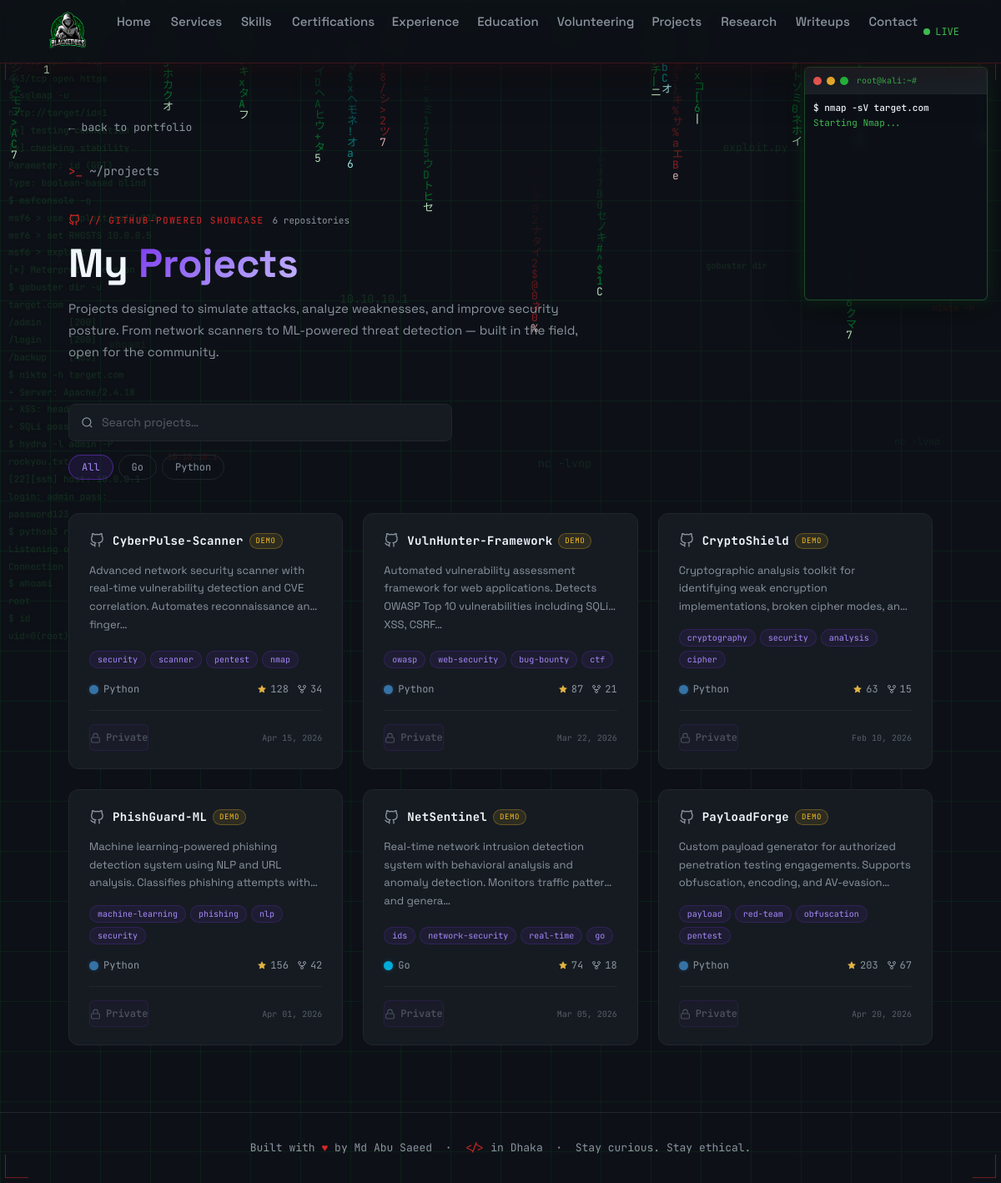
/projects/, run on the app's committed database.
### apps/core/models.py (models this page shows, shortened)
class SiteProfile(models.Model):
    name = models.CharField(max_length=100)
    hero_label = models.CharField(max_length=100, default="Hi, I'm a")
    title_roles = models.TextField(
        help_text='One role per line — used for the typewriter animation',
        default='Vulnerability Assessment\nPenetration Tester\nCybersecurity Engineer',
    )
    bio = models.TextField()
    profile_photo = models.ImageField(upload_to='profile/', blank=True, null=True)
    profile_initials = models.CharField(max_length=4, default='YN')
    github_url = models.URLField(blank=True)
    linkedin_url = models.URLField(blank=True)
    tryhackme_url = models.URLField(blank=True)
    email = models.EmailField(blank=True)
    phone = models.CharField(max_length=30, blank=True)
    location = models.CharField(max_length=100, blank=True)
    response_note = models.TextField(
        blank=True,
        default="I typically respond to all inquiries within 24 hours. For urgent security matters, please call directly.",
    )
    footer_tagline = models.CharField(max_length=200, default='Stay curious. Stay ethical.')
    footer_location = models.CharField(max_length=50, default='Dhaka')
    class Meta:
        verbose_name = 'Site Profile'
        verbose_name_plural = 'Site Profile'

### apps/projects/views.py (the view)
# urls.py: path('', views.list_view, name='list'),
def list_view(request):
    github_repos = fetch_github_repos()
    db_projects = list(Project.objects.prefetch_related('tags').all())
    if github_repos:
        all_projects = github_repos
    elif db_projects:
        all_projects = _db_projects_to_unified(db_projects)
    else:
        all_projects = DUMMY_PROJECTS
    lang_filter = request.GET.get('lang', '').strip()
    search_query = request.GET.get('q', '').strip()
    all_languages = sorted({
        p['language'] for p in all_projects
        if p.get('language') and p['language'] != 'Unknown'
    })
    projects = all_projects
    if lang_filter:
        projects = [p for p in projects if p.get('language', '').lower() == lang_filter.lower()]
    if search_query:
        q = search_query.lower()
        projects = [
            p for p in projects
            if q in p['name'].lower() or q in p.get('description', '').lower()
        ]
    return render(request, 'projects/list.html', {
        'projects': projects,
        'all_languages': all_languages,
        'active_lang': lang_filter,
        'search_query': search_query,
        'total_count': len(all_projects),
    })

### apps/core/context_processors.py (called while the page is built)
def site_profile(request):
    profile = SiteProfile.objects.first()
    return {'site_profile': profile}

### apps/projects/services.py (called while the page is built, shortened)
def fetch_github_repos(username=None, token=None):
    username = username or getattr(settings, 'GITHUB_USERNAME', '')
    token = token or getattr(settings, 'GITHUB_TOKEN', '')
    if not username or not _REQUESTS_AVAILABLE:
        return None

### templates/projects/list.html (shortened to what this page needs)
{% extends 'base.html' %}
{% load static %}
{% block content %}
<section class="proj-section">
  <div class="section-wrap" style="padding-top: 4rem; padding-bottom: 5rem;">
    <div style="margin-bottom: 2.5rem;">
      <a href="{% url 'home:index' %}" class="back-link">← back to portfolio</a>
      <div class="writeups-breadcrumb" style="margin-top: 0.5rem;">
        <span style="color: var(--red);">&gt;_</span> ~/projects
      </div>
    </div>
    <div class="proj-page-header" style="animation: proj-fade-in 0.5s ease both;">
      <div class="wu-section-label" style="margin-bottom: 1rem;">
        <span>// github-powered showcase</span>
        <span class="wu-count">{{ total_count }} repositor{{ total_count|pluralize:"y,ies" }}</span>
      </div>
      <h1 class="proj-page-title">My <span>Projects</span></h1>
      <p class="proj-page-subtitle">
        Projects designed to simulate attacks, analyze weaknesses, and improve security posture.
        From network scanners to ML-powered threat detection — built in the field, open for the community.
      </p>
    </div>
    <div class="proj-controls" style="margin-bottom: 2.5rem; animation: proj-fade-in 0.5s 100ms ease both;">
      <form method="get" action="{% url 'projects:list' %}" class="proj-search-form" role="search">
        <div class="proj-search-box">
          <svg width="15" height="15" viewBox="0 0 24 24" fill="none" stroke="currentColor" stroke-width="2" style="color: var(--muted); flex-shrink: 0;">
            <circle cx="11" cy="11" r="8"/><path d="m21 21-4.35-4.35"/>
          </svg>
          <input
            type="text"
            name="q"
            value="{{ search_query }}"
            placeholder="Search projects…"
            class="proj-search-input"
            autocomplete="off"
            aria-label="Search projects"
          >
        </div>
      </form>
      {% if all_languages %}
      <div class="proj-lang-tabs" role="tablist" aria-label="Filter by language">
        <a href="{% url 'projects:list' %}{% if search_query %}?q={{ search_query }}{% endif %}"
           class="proj-lang-tab {% if not active_lang %}active{% endif %}">All</a>
        {% for lang in all_languages %}
        <a href="{% url 'projects:list' %}?lang={{ lang }}{% if search_query %}&q={{ search_query }}{% endif %}"
           class="proj-lang-tab {% if active_lang == lang %}active{% endif %}">{{ lang }}</a>
        {% endfor %}
      </div>
      {% endif %}
    </div>
    {% if projects %}
    <div class="proj-grid" id="projects-grid">
      {% for project in projects %}
      <article class="proj-card" aria-label="{{ project.name }}">
        <div class="proj-card-inner">
          <div class="proj-card-header">
            <span class="proj-card-icon" aria-hidden="true">
            </span>
            <div class="proj-card-name-wrap">
              <span class="proj-card-name">{{ project.name }}</span>
              {% if project.is_dummy %}
              <span class="proj-demo-badge" title="Placeholder — connect GitHub to show real repos">demo</span>
              {% endif %}
            </div>
          </div>
          <p class="proj-card-desc">
            {% if project.description %}{{ project.description|truncatechars:130 }}{% else %}<em style="opacity:0.4;">No description.</em>{% endif %}
          </p>
          {% if project.topics %}
          <div class="proj-topics">
            {% for topic in project.topics|slice:":4" %}
            <span class="proj-topic-tag">{{ topic }}</span>
            {% endfor %}
          </div>
          {% endif %}
          <div class="proj-card-meta">
            <div class="proj-lang-item">
              {% if project.language and project.language != 'Unknown' %}
              <span class="proj-lang-dot" style="background: {{ project.language_color }}; box-shadow: 0 0 5px {{ project.language_color }}55;" aria-hidden="true"></span>
              <span class="proj-lang-label">{{ project.language }}</span>
              {% else %}
              <span class="proj-lang-label" style="opacity:0.35;">—</span>
              {% endif %}
            </div>
            <div class="proj-meta-stats">
              <span class="proj-stat" title="{{ project.stars }} stars">
                <svg width="12" height="12" viewBox="0 0 24 24" fill="#e3b341" aria-hidden="true">
                  <polygon points="12 2 15.09 8.26 22 9.27 17 14.14 18.18 21.02 12 17.77 5.82 21.02 7 14.14 2 9.27 8.91 8.26 12 2"/>
                </svg>
                {{ project.stars }}
              </span>
              {% if project.forks %}
              <span class="proj-stat" title="{{ project.forks }} forks">
                <svg width="12" height="12" viewBox="0 0 24 24" fill="none" stroke="currentColor" stroke-width="2" aria-hidden="true">
                  <circle cx="12" cy="18" r="3"/><circle cx="6" cy="6" r="3"/><circle cx="18" cy="6" r="3"/>
                  <path d="M18 9v2a2 2 0 0 1-2 2H8a2 2 0 0 1-2-2V9"/><line x1="12" y1="12" x2="12" y2="15"/>
                </svg>
                {{ project.forks }}
              </span>
              {% endif %}
            </div>
          </div>
          <div class="proj-card-footer">
            {% if project.html_url and project.html_url != '#' %}
            <a href="{{ project.html_url }}" target="_blank" rel="noopener noreferrer" class="proj-view-btn">
              <svg width="13" height="13" viewBox="0 0 24 24" fill="none" stroke="currentColor" stroke-width="2" aria-hidden="true">
                <path d="M9 19c-5 1.5-5-2.5-7-3m14 6v-3.87a3.37 3.37 0 0 0-.94-2.61c3.14-.35 6.44-1.54 6.44-7A5.44 5.44 0 0 0 20 4.77 5.07 5.07 0 0 0 19.91 1S18.73.65 16 2.48a13.38 13.38 0 0 0-7 0C6.27.65 5.09 1 5.09 1A5.07 5.07 0 0 0 5 4.77a5.44 5.44 0 0 0-1.5 3.78c0 5.42 3.3 6.61 6.44 7A3.37 3.37 0 0 0 9 18.13V22"/>
              </svg>
              View Code
            </a>
            {% else %}
            <span class="proj-view-btn proj-view-btn--disabled">
              <svg width="13" height="13" viewBox="0 0 24 24" fill="none" stroke="currentColor" stroke-width="2" aria-hidden="true">
                <rect x="3" y="11" width="18" height="11" rx="2" ry="2"/><path d="M7 11V7a5 5 0 0 1 10 0v4"/>
              </svg>
              Private
            </span>
            {% endif %}
            {% if project.updated_at %}
            <span class="proj-updated-date">{{ project.updated_at }}</span>
            {% endif %}
          </div>
        </div>
      </article>
      {% endfor %}
    </div>
    {% endif %}
  </div>
</section>
{% endblock %}

### templates/components/footer.html
{% load static %}
<footer>
  <p>
    Built with <span>♥</span> by
    {% if site_profile %}{{ site_profile.name }}{% else %}[Your Name]{% endif %}
    &nbsp;·&nbsp;
    <span>&lt;/&gt;</span> in
    {% if site_profile %}{{ site_profile.footer_location }}{% else %}Dhaka{% endif %}
    &nbsp;·&nbsp;
    <span style="font-family:'JetBrains Mono',monospace;color:var(--muted);">
      {% if site_profile %}{{ site_profile.footer_tagline }}{% else %}Stay curious. Stay ethical.{% endif %}
    </span>
  </p>
</footer>

### data on the page
SiteProfile: name "Md Abu Saeed", footer_location "Dhaka", footer_tagline "Stay curious. Stay ethical."

### other printed values
{{ total_count }} "6"
{{ lang }} "Go" "Python"
{{ project.name }} "CyberPulse-Scanner" "VulnHunter-Framework" "CryptoShield" "PhishGuard-ML" "NetSentinel" "PayloadForge"
{{ project.description|truncatechars:130 }} "Advanced network security scanner with real-time vulnerability detection and CVE correlation. Automates reconnaissance and finger…" "Automated vulnerability assessment framework for web applications. Detects OWASP Top 10 vulnerabilities including SQLi, XSS, CSRF…" "Cryptographic analysis toolkit for identifying weak encryption implementations, broken cipher modes,…" "Machine learning-powered phishing detection system using NLP and URL analysis. Classifies phishing attempts…" "Real-time network intrusion detection system with behavioral analysis and anomaly detection. Monitors traffic patterns and genera…" "Custom payload generator for authorized penetration testing engagements. Supports obfuscation, encoding, and…"
{{ topic }} "security" "scanner" "pentest" "nmap" "owasp" "web-security" "bug-bounty" "ctf" "cryptography" "security" "analysis" "cipher" "machine-learning" "phishing" "nlp" "security" "ids" "network-security" "real-time" "go" "payload" "red-team" "obfuscation" "pentest"
{{ project.language }} "Python" "Python" "Python" "Python" "Go" "Python"
{{ project.stars }} "128" "87" "63" "156" "74" "203"
{{ project.forks }} "34" "21" "15" "42" "18" "67"
{{ project.updated_at }} "Apr 15, 2026" "Mar 22, 2026" "Feb 10, 2026" "Apr 01, 2026" "Mar 05, 2026" "Apr 20, 2026"
